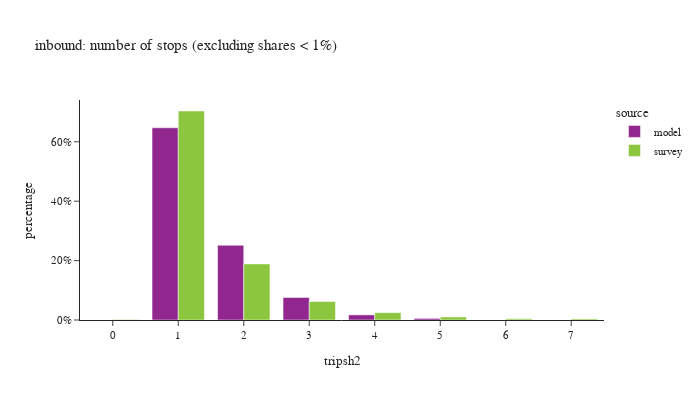

The notebook cell this image was saved under:
### Code cell
df_plot = df_tour.groupby(['tripsh2','source'])['toexpfac'].sum().reset_index()
df_plot['percentage'] = df_plot.groupby(['source'], group_keys=False)['toexpfac']. \
    apply(lambda x: x / float(x.sum()))
df_plot = df_plot.loc[df_plot['percentage'] > 0.001]
# df_plot
fig = px.bar(df_plot.sort_values(['source']), x="tripsh2", y="percentage", color="source",
             barmode="group",title="inbound: number of stops (excluding shares < 1%)",
             hover_data=['toexpfac'])
fig.update_layout(height=400, width=700, font=dict(size=11),
                  xaxis = dict(dtick = 1, categoryorder='category ascending'),
                  yaxis=dict(tickformat=".0%"))
fig.show()

### Figure 1 — Plotly figure (JSON) as saved in the notebook; plotly's stock layout.template omitted (floating-point values rounded to 4 significant figures)
{"data": [{"alignmentgroup": "True", "customdata": [[3725456], [1448353], [436368], [99059], [31415]], "hovertemplate": "source=model<br>tripsh2=%{x}<br>percentage=%{y}<br>toexpfac=%{customdata[0]}<extra></extra>", "legendgroup": "model", "marker": {"color": "#91268F", "pattern": {"shape": ""}}, "name": "model", "offsetgroup": "model", "orientation": "v", "showlegend": true, "textposition": "auto", "type": "bar", "x": [1, 2, 3, 4, 5], "xaxis": "x", "y": [0.6471, 0.2516, 0.0758, 0.01721, 0.005457], "yaxis": "y"}, {"alignmentgroup": "True", "customdata": [[8964.0], [3554000.0], [953600.0], [314800.0], [125700.0], [51610.0], [21390.0], [18630.0]], "hovertemplate": "source=survey<br>tripsh2=%{x}<br>percentage=%{y}<br>toexpfac=%{customdata[0]}<extra></extra>", "legendgroup": "survey", "marker": {"color": "#8CC63E", "pattern": {"shape": ""}}, "name": "survey", "offsetgroup": "survey", "orientation": "v", "showlegend": true, "textposition": "auto", "type": "bar", "x": [0, 1, 2, 3, 4, 5, 6, 7], "xaxis": "x", "y": [0.001775, 0.7037, 0.1888, 0.06234, 0.0249, 0.01022, 0.004234, 0.003688], "yaxis": "y"}], "layout": {"barmode": "group", "font": {"size": 11}, "height": 400, "legend": {"title": {"text": "source"}, "tracegroupgap": 0}, "title": {"text": "inbound: number of stops (excluding shares < 1%)"}, "width": 700, "xaxis": {"anchor": "y", "categoryorder": "category ascending", "domain": [0, 1], "dtick": 1, "title": {"text": "tripsh2"}}, "yaxis": {"anchor": "x", "domain": [0, 1], "tickformat": ".0%", "title": {"text": "percentage"}}}}
